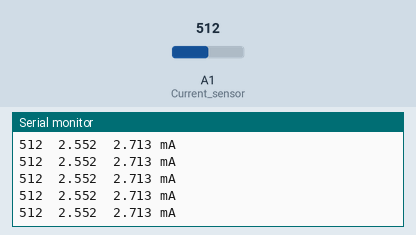
This sketch was run on a simulated Arduino Uno, built with avr-gcc and run on an emulated ATmega328P. Parts: the last lines printed to the serial monitor. Inputs (shaded band) come from the test bench; at power-on: A1 (Current_sensor) = 512.

Above: at 4.2 s.
4.3 s: A1 (Current_sensor) set to 104
At 4.36 s:
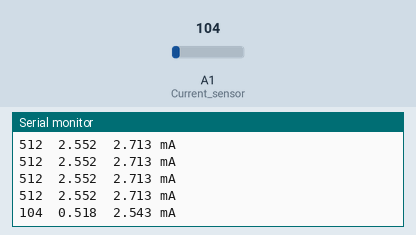
7.3 s: A1 (Current_sensor) set to 95
At 7.3 s:
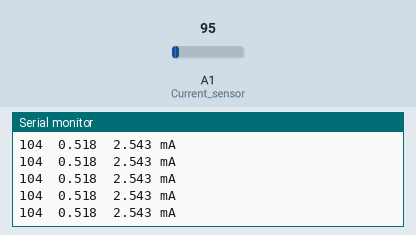
Timing chart, 0 to 9.8 s (numbered marks = the images above; inputs shaded):
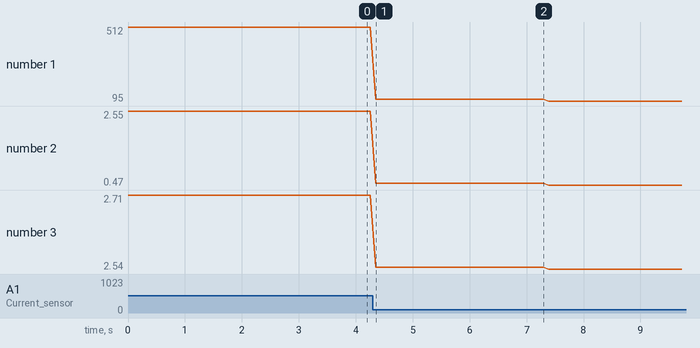

Measured:
- after the input at 4.3 s, the serial monitor: prints a new line after 0.06 s (image 1)
- plotted number 1: 512 → 104 after the input at 4.3 s, 104 → 95 after the input at 7.3 s
- plotted number 2: 2.55 → 0.52 after the input at 4.3 s, 0.52 → 0.47 after the input at 7.3 s
- plotted number 3: 2.71 → 2.54 after the input at 4.3 s, 2.54 → 2.54 after the input at 7.3 s

The sketch:

main.ino
```cpp
/*
  Current Sensitivity
          0.185 for ACS712ELCTR-05B-T
          0.100 for ACS712ELCTR-20A-T
          0.066 for ACS712ELCTR-30A-T
  sensitivity array is holding the sensitivy of the  ACS712
  current sensors. Do not change. All values are from page 5  of data sheet
*/

#define Current_sensor A1
#define Current_sensitivity 0.066

int rawI;
float rawV, i;

void setup() {
  Serial.begin(9600);
  pinMode(Current_sensor, INPUT);

}

void loop() {
  rawI = analogRead(Current_sensor);
  //  rawV = 5.0 * 0.00097751710 * rawI;
  rawV = 5.0 * 0.000996954 * rawI;
  i = (rawV+30)*0.08333333333;


  Serial.print(rawI); Serial.print("\t"); Serial.print(rawV, 3); Serial.print("\t");
  Serial.print(i, 3); Serial.println(" mA");
  delay(100);
}
```
